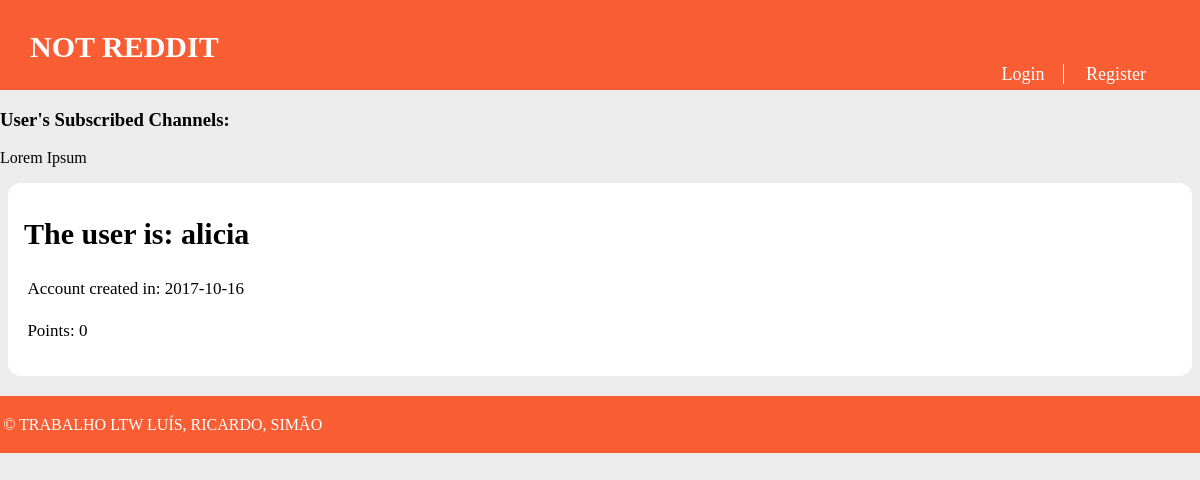
The app's page /pages/profile.php?name=alicia, older data.
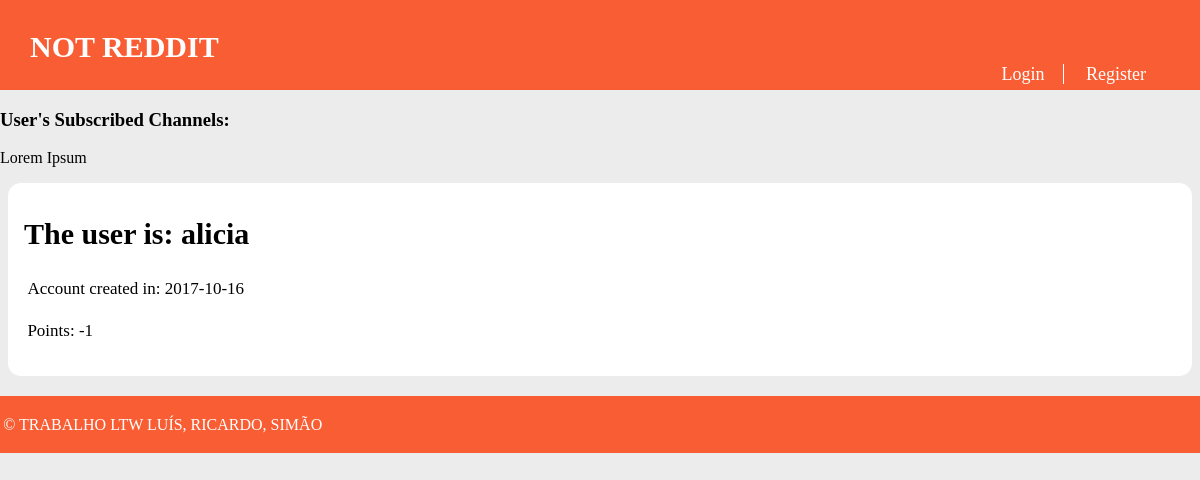
The same page, newer data.
### tables this page shows
CREATE TABLE Utilizer (
  username VARCHAR PRIMARY KEY,
  password VARCHAR NOT NULL,
  points INTEGER DEFAULT 0,
  created INTEGER -- date when the utilizer was created in epoch format
);

### database/db_channel.php (called while the page is built, shortened)
<?php
	function getSubscribedChannels($username){
		$db = Database::instance()->db();
		$subscribedChannelsQuery = $db->prepare('SELECT channel FROM UserSubscriptions WHERE username = ?');
		$subscribedChannelsQuery->execute(array($username));
		$subscribedChannelsNames = $subscribedChannelsQuery->fetchAll();
		return $subscribedChannelsNames;
	}
?>

### database/db_user.php (called while the page is built, shortened)
<?php
    function getUserPublicInfo($username) {
        $db = Database::instance()->db();
        $stmt = $db->prepare('SELECT points, created FROM Utilizer WHERE username = ?');
        $stmt->execute(array($username));
        return $stmt->fetchAll();
    }
?>

### templates/tpl_sub.php (the view, shortened to what this page needs)
<?php
  include_once('../database/db_channel.php');
?>
<?php function draw_subscribersAside($username) { ?>
  <link rel="stylesheet" href="../css/story.css">
  <aside id="subscriptions">
      <h3> User's Subscribed Channels: </h3>
      <?php
      $subscribedChannelsNames = getSubscribedChannels($username);
      if(empty($subscribedChannelsNames)) { ?>
        <p> User has not subscribed to a channel ..</p>
      <?php } else {
        foreach( $subscribedChannelsNames as $channelName) { ?>
          <p><a onclick="window.location.href='../pages/channel.php?name=<?=$channelName['channel']?>'"><?=$channelName['channel']?></a></p>
        <?php }
      } ?>
  </aside>
<?php } ?>

### templates/tpl_common.php (shortened to what this page needs)
<?php include_once('tpl_sub.php');
?>
<?php function draw_header($username, $channel) { ?>
	<!DOCTYPE html>
	<html>
		<head>
			<link rel="stylesheet" href="../css/common.css">
		</head>
		<body>
			<header>
				<?php if($channel === "NOT REDDIT") { ?>
					<a id="title" href="../pages/homepage.php"><?=$channel?></a>
				<?php } else { ?>
					<a id="title" href="../pages/channel.php?name=<?=$channel?>"><?=$channel?></a>
				<?php } ?>
				<?php if($username != NULL) { ?>
					<nav id="signup">
						<a id="profile" href="../pages/profile.php?name=<?=$username?>"><?= $username ?></a>
						<a href="../actions/action_logout.php">Logout</a>
						<?php draw_subscriberList() ?>
					</nav>
				<?php } else { ?>
					<nav id="signup">
						<a href="../pages/login.php">Login</a>
						<a href="../pages/register.php">Register</a>
					</nav>
				<?php } ?>
			</header>
<?php } ?>
<?php function draw_user_info($username, $created, $points) { ?>
	<?php $data = convert_epoch($created) ?>
	<link rel="stylesheet" href="../css/story.css">
	<section id="storyText">
		<h1>The user is: <?=$username?></h1>
		<p>Account created in: <?=$data->format('Y-m-d')?></p>
		<p>Points: <?=$points?></p>
	</section>
<?php } ?>
<?php function convert_epoch($epoch){
	$dt = new DateTime("@$epoch");
	return $dt;
} ?>
<?php function draw_footer() { ?>
	</body>
	<footer>
		<p>&copy; TRABALHO LTW LUÍS, RICARDO, SIMÃO</p>
	</footer>
	</html>
<?php } ?>

Row changes from the older to the newer data that the page shows:
changed utilizer: points "0" → "-1"
